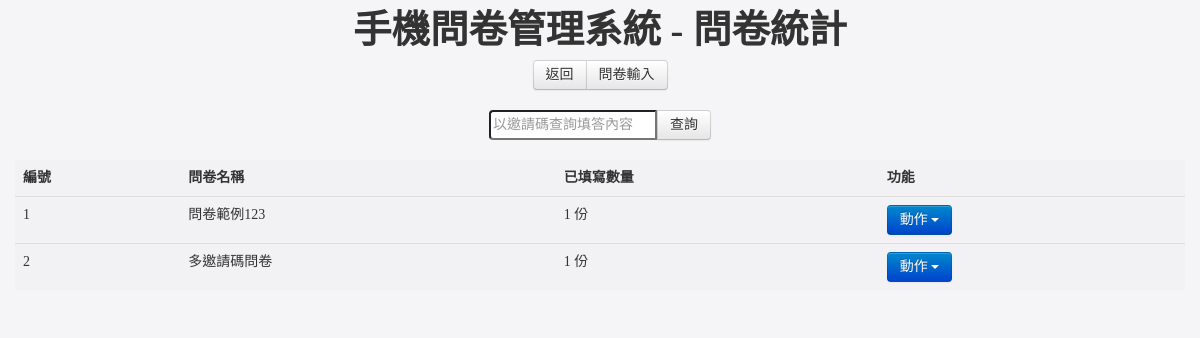
/statisticslist.php, run on an earlier commit of the app's database.
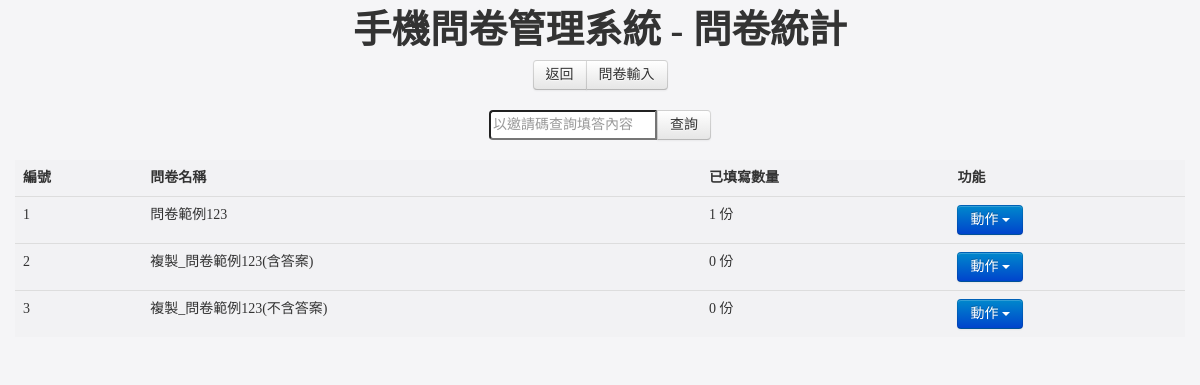
And on a later commit of the database.
### tables this page shows
CREATE TABLE `question` (
  `id` int(11) NOT NULL,
  `name` text NOT NULL,
  `invitecodemod` int(11) NOT NULL,
  `pcpage` int(11) NOT NULL,
  `locked` text NOT NULL DEFAULT 'false'
);

### statisticslist.php (the view, shortened to what this page needs)
<!doctype html>
<html lang="zh_tw">
<head>
    <?php include("head.php");?>
</head>
<body class="txt-center">
<div id="app" class="container">
    <h1>手機問卷管理系統 - 問卷統計</h1>
    <div class="btn-group">
        <input type="button" class="btn" value="返回" @click="admin()">
        <label class="btn" style="float: right"><input id="files" type="file" accept=".csv" style="display: none" @change="inputquestion($event)">問卷輸入</label>
    </div><br><br>
    <div class="btn-group">
        <input list="list" @keypress.enter="search(invitecode)" v-model="invitecode" placeholder="以邀請碼查詢填答內容">
        <input type="button" class="btn" value="查詢" @click="search(invitecode)">
    </div><br><br>
    <table class="table">
        <thead>
        <tr>
            <th>編號</th>
            <th>問卷名稱</th>
            <th>已填寫數量</th>
            <th>功能</th>
        </tr>
        </thead>
        <?php
        $link = mysqli_connect("127.0.0.1","admin","1234","51");
        $result = mysqli_query($link,"SELECT * FROM question");
        if (mysqli_num_rows($result) >=1){
            ?>
            <tbody>
            <?php
            $i = 0;
            while ($row = mysqli_fetch_assoc($result)){
                $i++;
                $id = $row['id'];
                $name = $row['name'];
                $aresult = mysqli_query($link,"SELECT * FROM result WHERE questionid = $id");
                $count = mysqli_num_rows($aresult);
                echo "<tr>
                                    <td>$i</td>
                                    <td>$name</td>
                                    <td>$count 份</td>
                                    <td>
                                        <div class='btn-group'>
                                            <a class='btn btn-primary dropdown-toggle' data-toggle='dropdown'>動作 <span class='caret'></span></a>
                                            <ul class='dropdown-menu'>
                                                <li><a @click='statisticsquestion($i,$id)'>統計結果</a></li>
                                                <li class='divider'></li>
                                                <li><a @click='lookanswer($i,$id)'>查看作答結果</a></li>
                                                <li class='divider'></li>
                                                <li><a @click='copyquestion($id)'>複製</a></li>
                                                <li class='divider'></li>
                                                <li><a @click='deletequestion($id)'>刪除</a></li>
                                                <li class='divider'></li>
                                                <li><a @click='outputquestion(`$name`,$id)'>問卷輸出</a></li>
                                                <li class='divider'></li>
                                                <li class='dropdown-submenu'>
                                                <a v-if='result[$i] != ``' >刪除單一填答內容</a>
                                                    <ul class='dropdown-menu'>
                                                            <li class='divider'></li>
                                                        <div v-for='(value,key) in result[$i]'>
                                                            <li><a @click='delans(value)'>第 {{ key + 1 }} 個</a></li>
                                                            <li class='divider'></li>
                                                        </div>
                                                    </ul>
                                                </li>
                                            </ul>
                                        </div>
                                    </td>
                                    </tr>";
            }
            ?>
            </tbody>
            <?php
        }
        ?>
    </table>
</div>
</body>
</html>

### head.php (shortened to what this page needs)
<link rel="stylesheet" href="css/bootstrap.min.css">
<link rel="stylesheet" href="css/bootstrap-responsive.min.css">
<link rel="stylesheet" href="css/style.css">

### css/style.css (style rules this page uses)
* { margin: 0; user-select: none !important; outline: none !important; font-family: 微軟正黑體 !important; }
body { background:#F5F5F7; }
label { float:left; margin: 0; }
.btn-group input[list="list"] { border-radius: unset; border-top-left-radius: 4px; border-bottom-left-radius: 4px; height: 24px; margin: 0; width: 160px; }
.txt-center { text-align: center; }
.table { background: rgba(0,0,0,0.01); }

What changed in the data, as far as the page shows it:
removed question: name "多邀請碼問卷", count "1"
added question: name "複製_問卷範例123(含答案)", count "0"
added question: name "複製_問卷範例123(不含答案)", count "0"
